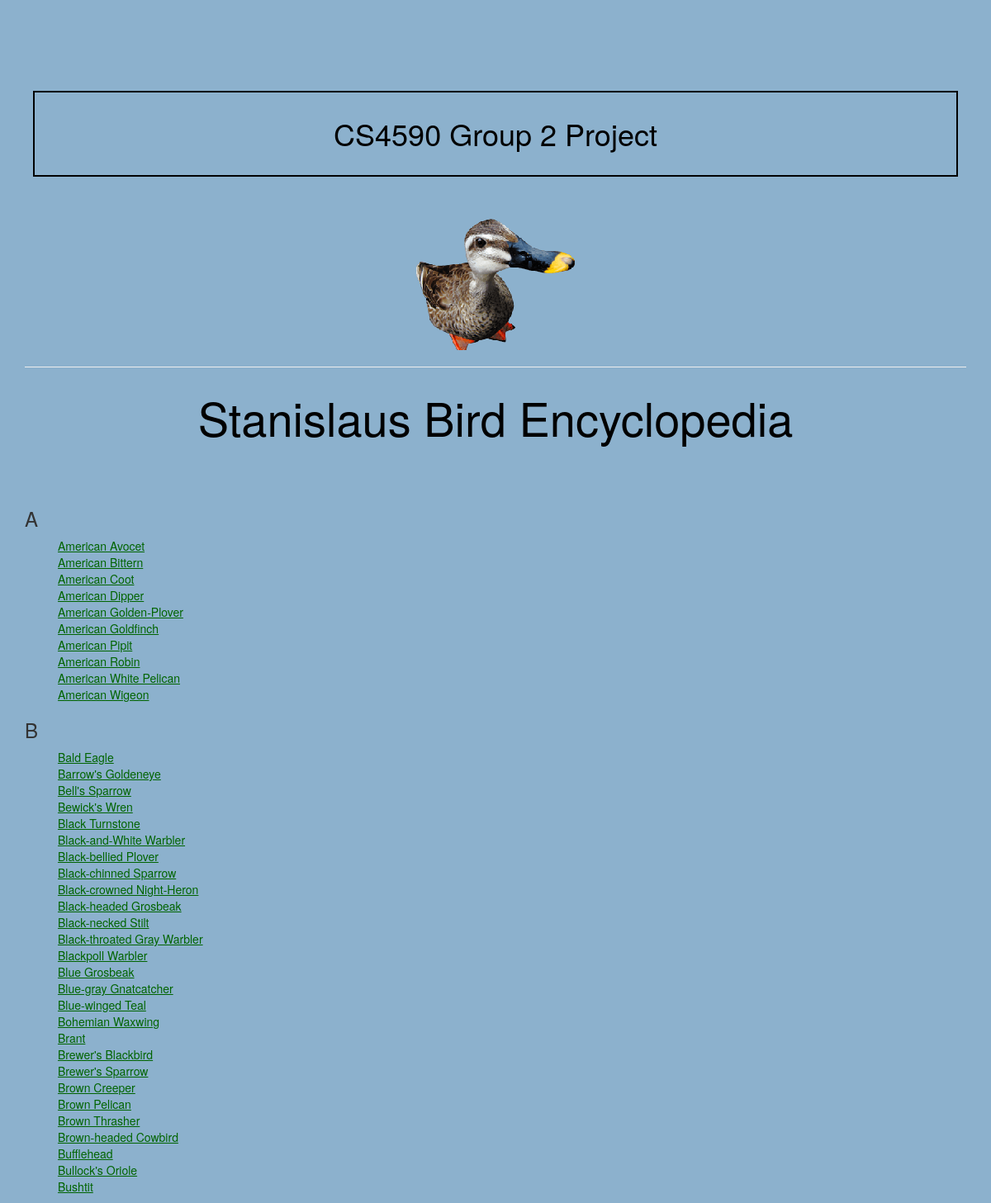
Page /birds/ (upper part) on the committed database.
### apps/birds/models.py (models this page shows, shortened)
@python_2_unicode_compatible
class Bird(models.Model):
    name = models.CharField(max_length=100, unique=True)
    slug = models.CharField(max_length=100, unique=True)
    species = models.CharField(max_length=100, unique=True)
    description = models.TextField()
    image = models.ImageField(blank=True, null=True) #requires pillow (pip install pillow)
    sound = models.FileField(blank=True, null=True)
    diet = models.TextField(blank=True, null=True)
    sleep = models.CharField(max_length=35, blank=True, null=True)
    habitat = models.TextField(blank=True, null=True)
    class Meta:
        ordering = ('name', )
    @property
    def url(self):
        url = reverse('BirdEntry', kwargs={'slug': self.slug})
        return url

### apps/birds/views.py (the view)
class BirdList(ListView):
    model = Bird
    template_name = 'birds/birds_list.html'
    queryset = Bird.objects.all()
    def get_queryset(self):
        return self.queryset

### apps/birds/templates/birds/birds_list.html
{% extends 'index.html' %}
{% block content %}
<div class='container'>
{% for object in object_list %}
  {% ifchanged object.name.0 %}
  </ul>
  <h3>{{object.name.0}}</h3>
  <ul>
  {% endifchanged %}
  <li><a href="{{object.url}}">{{object.name}}</a></li>
{% endfor %}
</div>
{% endblock %}

### StanislausBirds/templates/index.html
{% extends 'base.html' %}
{% block header %}
  <header>
      <div class="container" id="maincontent" tabindex="-1">
          <div class="row">
              <div class="col-xs-12">
                  <div class="intro-text">
                      <h1 class="name">CS4590 Group 2 Project</h1>
                      <img class="img-responsive" src="/static/img/duck.png" style = "display: block; margin-left: auto; margin-right: auto;">
                      <hr class="star-light">
                      <span class="skills">Stanislaus Bird Encyclopedia</span>
                  </div>
              </div>
          </div>
      </div>
  </header>
{% endblock %}

### StanislausBirds/templates/base.html (shortened to what this page needs)
<html>
  <head>
    <link rel="stylesheet" href='/static/bootstrap/css/bootstrap-theme.min.css' />
    <link rel="stylesheet" href='/static/bootstrap/css/bootstrap.min.css' />
    <link href ="/static/css/styles.css" rel="stylesheet" type="text/css"/>
  </head>
  <body>
    {% block header %}{% endblock %}
    {% block content %}{% endblock %}
  </body>
</html>

### StanislausBirds/static/css/styles.css (style rules this page uses)
body { background-color: #8CB1CD; }
header { color: black; font-size: 400%; text-align:center; }
h1 { text-align:center; border: 2px solid Black; padding: 30px; margin: 10px; }
header .container { padding-top: 100px; padding-bottom: 50px; }
ul { list-style-type: none; }
a { color: darkgreen; text-decoration: underline; }

### rows in the picture
Bird: name.0 "A", name "American Avocet"
Bird: name "American Bittern"
Bird: name "American Coot"
Bird: name "American Dipper"
Bird: name "American Golden-Plover"
Bird: name "American Goldfinch"
Bird: name "American Pipit"
Bird: name "American Robin"
Bird: name "American White Pelican"
Bird: name "American Wigeon"
Bird: name.0 "B", name "Bald Eagle"
Bird: name "Barrow's Goldeneye"
Bird: name "Bell's Sparrow"
Bird: name "Bewick's Wren"
Bird: name "Black Turnstone"
Bird: name "Black-and-White Warbler"
Bird: name "Black-bellied Plover"
Bird: name "Black-chinned Sparrow"
Bird: name "Black-crowned Night-Heron"
Bird: name "Black-headed Grosbeak"
Bird: name "Black-necked Stilt"
Bird: name "Black-throated Gray Warbler"
Bird: name "Blackpoll Warbler"
Bird: name "Blue Grosbeak"
Bird: name "Blue-gray Gnatcatcher"
Bird: name "Blue-winged Teal"
Bird: name "Bohemian Waxwing"
Bird: name "Brant"
Bird: name "Brewer's Blackbird"
Bird: name "Brewer's Sparrow"
Bird: name "Brown Creeper"
Bird: name "Brown Pelican"
Bird: name "Brown Thrasher"
Bird: name "Brown-headed Cowbird"
Bird: name "Bufflehead"
Bird: name "Bullock's Oriole"
Bird: name "Bushtit"
